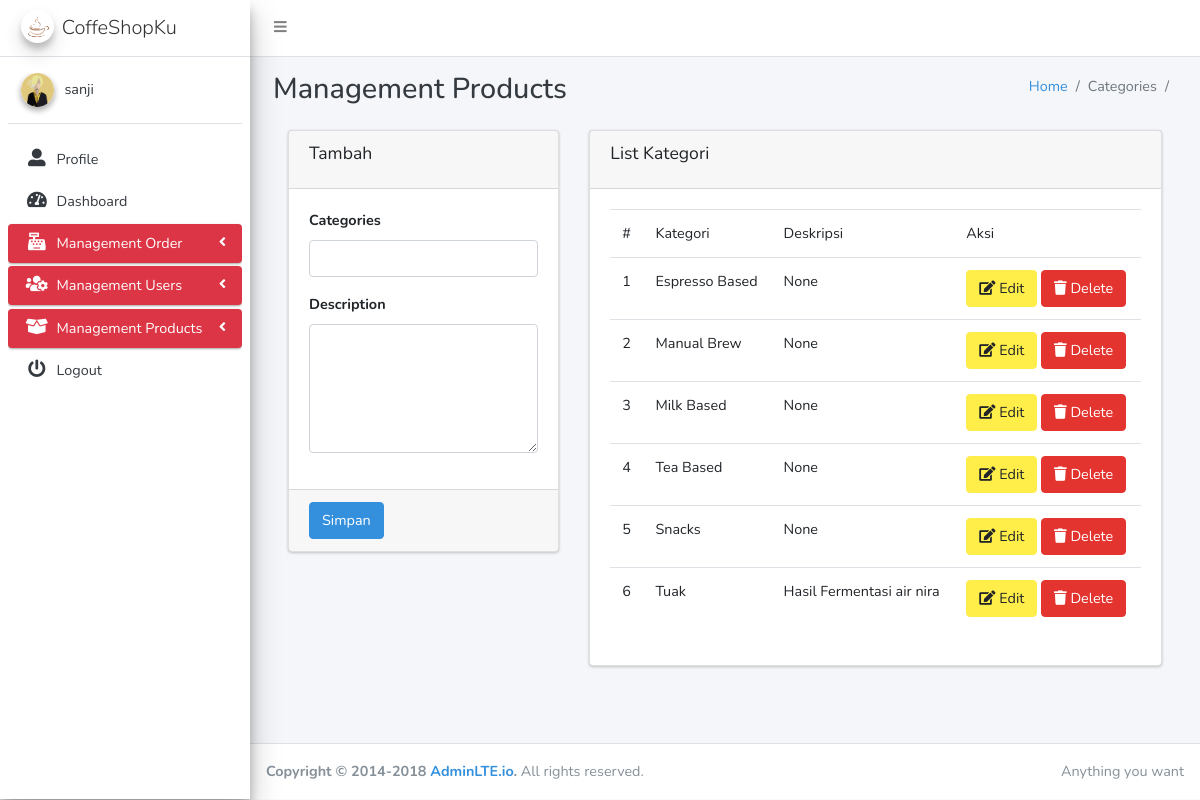
The page /products/categories/ (signed in) on the database its author committed.
### accounts/models.py (models this page shows, shortened)
class User(AbstractBaseUser, PermissionsMixin):
    email = models.EmailField(_('email'), unique=True)
    username = models.CharField(_('username'), max_length=45, unique=True)
    first_name = models.CharField(_('first name'), max_length=30, blank=True)
    last_name = models.CharField(_('last name'), max_length=30, blank=True)
    date_joined = models.DateTimeField(_('date joined'), auto_now_add=True)
    is_active = models.BooleanField(_('active'), default=True)
    avatar = models.ImageField(upload_to=path_and_rename, null=True, blank=True)
    objects = UserManager()
    EMAIL_FIELD    = 'email'
    USERNAME_FIELD = 'username'
    REQUIRED_FIELDS = []
    class Meta:
        verbose_name = _('user')
        verbose_name_plural = _('users')
    def __str__(self):
        return self.username

### products/models.py (models this page shows, shortened)
class Category(models.Model):
    class Meta:
        db_table = 'categories'
    id          = models.AutoField(primary_key=True,max_length=11)
    name        = models.CharField(max_length=80,unique=True)
    description = models.CharField(max_length=191, blank=True, null=True)
    created_at  = models.DateTimeField(auto_now_add=True)
    updated_at  = models.DateTimeField(auto_now=True)

### products/views.py (the view, shortened to what this page needs)
# urls.py: path('categories/',login_required(CategoriesViews.as_view(template_name='products/categories/index.html')),name="list_categories"),
class CategoriesViews(PermissionRequiredMixin,SuccessMessageMixin, FormView):
    permission_required = ('products.add_category', 'products.view_category','products.change_category')
    success_url         = 'list_categories'
    form_class          = CategoryForm
    model               = Category
    success_message     = "Categories %(name)s  was created successfully"
    def get_context_data(self, **kwargs):
        kwargs['data_categories']   = Category.objects.all()
        kwargs['heading_title']      = "Management Products"
        kwargs['breadcrumb']        = {'content':'Categories','class':'active'}
        context = super().get_context_data(**kwargs)
        return context

### products/forms.py (shortened to what this page needs)
class CategoryForm(forms.ModelForm):
    class Meta:
        model   = Category
        fields  =  '__all__'
    name = forms.CharField(required=True,help_text="Required. name for categories")

### accounts/auth.py (called while the page is built)
    def get_user(self, user_id):
        UserModel = get_user_model()
        try:
            return UserModel._default_manager.get(pk=user_id)
        except UserModel.DoesNotExist:
            return None

### products/templates/products/categories/index.html (shortened to what this page needs)
{% extends "layouts/base.html" %}
{% block content %}
<section class="content">
    <div class="container-fluid">
        <div class="row">
            <div class="col-md-4">
                <div class="card">
                    <div class="card-header with-border">
                        <h3 class="card-title">Tambah</h3>
                    </div>
                    <div class="card-body">
                        <form role="form" method="POST">
                            <div class="form-group">
                                <label for="name">Categories</label>
                                <input type="text" name="name" class="form-control " id="name" required>
                            </div>
                            <div class="form-group">
                                <label for="description">Description</label>
                                <textarea name="description" id="description" cols="5" rows="5"
                                    class="form-control "></textarea>
                            </div>
                    </div>
                    <div class="card-footer">
                        <button class="btn btn-primary">Simpan</button>
                    </div>
                </div>
            </div>
            <div class="col-md-8">
                <div class="card">
                    <div class="card-header with-border">
                        <h3 class="card-title">List Kategori</h3>
                    </div>
                    <div class="card-body">
                        <div class="table-responsive">
                            <table id="myTable" class="table table-hover">
                                <thead>
                                    <tr>
                                        <td>#</td>
                                        <td>Kategori</td>
                                        <td>Deskripsi</td>
                                        <td>Aksi</td>
                                    </tr>
                                </thead>
                                <tbody>
                                    {% for row in data_categories%}
                                    <tr>
                                        <td>{{row.id}}</td>
                                        <td>{{row.name}}</td>
                                        <td>{{row.description}}</td>
                                        <td>
                                            <a href="#myModal{{row.id}}" data-toggle="modal" title="Edit" class="btn btn-warning"
                                                id='{{row.id}}'><i class="fa fa-edit"></i> Edit</a>
                                            <a href="javascript:void(0)" class="btn btn-danger" onclick="remove('{{row.id}}')"
                                            id='{{row.id}}'><i class="fa fa-trash"></i> Delete</a>
                                        </td>
                                    </tr>
                                    {% endfor %}
                                </tbody>
                            </table>
                        </div>
                    </div>
                </div>
            </div>
        </div>
    </div>
</section>
{% endblock content %}

### templates/layouts/base.html (shortened to what this page needs)
{% load static %}
{% load active_link_tags %}
<!DOCTYPE html>
<html lang="en">
<head>
    <link rel="stylesheet" href="{% static "sass/app.css" %}">
</head>
<body class="hold-transition sidebar-mini">
    <div class="wrapper" id="app">
        <nav class="main-header navbar navbar-expand bg-white navbar-light border-bottom">
            <ul class="navbar-nav">
                <li class="nav-item">
                    <a class="nav-link" data-widget="pushmenu" href="#"><i class="fa fa-bars"></i></a>
                </li>
            </ul>
        </nav>
        <aside class="main-sidebar sidebar-light-danger elevation-4">
            <a href="index3.html" class="brand-link">
                <img src="{% static "img/logo.png" %}" alt="CoffeShopKu" class="brand-image img-circle elevation-3"
                    style="opacity: .8">
                <span class="brand-text font-weight-light">CoffeShopKu</span>
            </a>
            <div class="sidebar">
                <div class="user-panel mt-3 pb-3 mb-3 d-flex">
                    <div class="image">
                        <img src="{% get_media_prefix %}{{request.user.avatar}}" class="img-circle elevation-2"
                            alt="User Image">
                    </div>
                    <div class="info">
                        <a href="#" class="d-block">{{ request.user }}</a>
                    </div>
                </div>
                <nav class="mt-2">
                    <ul class="nav nav-pills nav-sidebar flex-column" data-widget="treeview" role="menu"
                        data-accordion="false">
                        <li class="nav-item">
                            <a href="{% url 'profile_url' request.user.id %}"
                                class="{% active_link 'profile_url' 'active-link' pk=request.path|last %} nav-link">
                                <i class="nav-icon fas fa-user-alt"></i>
                                <p>
                                    Profile
                                </p>
                            </a>
                        </li>
                        <li class="nav-item">
                            <a href="{% url 'dashboard' %}"
                                class="{% active_link 'dashboard' 'active-link' %} nav-link">
                                <i class="nav-icon fas fa-tachometer-alt"></i>
                                <p>
                                    Dashboard
                                </p>
                            </a>
                        </li>
                        <li
                            class="nav-item has-treeview {% active_link 'order_list_products' 'menu-open' strict=True %}">
                            <a href="#" class="nav-link active">
                                <i class="nav-icon fas fa-cash-register"></i>
                                <p>
                                    Management Order
                                    <i class="right fas fa-angle-left"></i>
                                </p>
                            </a>
                        </li>
                        {% if perms.accounts.view_user %}
                        <li class="nav-item has-treeview {% active_link 'permissions_groups' 'menu-open' %}{% active_link 'groups_list' 'menu-open' %}{% active_link 'users_list || add_user'  'menu-open' %}{% active_link 'update_user' 'menu-open' pk=request.path|last %}">
                            <a href="#" class="nav-link active">
                                <i class="nav-icon fas fa-users-cog"></i>
                                <p>
                                    Management Users
                                    <i class="right fas fa-angle-left"></i>
                                </p>
                            </a>
                        </li>
                        {% endif %}
                        {% if perms.products.view_products %}
                        <li class="nav-item has-treeview {% active_link 'list_categories' 'menu-open' strict=True %}{% active_link 'list_products' 'menu-open' strict=True  %} ">
                            <a href="#" class="nav-link active">
                                <i class="nav-icon fas fa-box-open"></i>
                                <p>
                                    Management Products
                                    <i class="right fas fa-angle-left"></i>
                                </p>
                            </a>
                        </li>
                        {% endif %}
                        <li class="nav-item">
                            <a href="{% url 'logout_url' %}" class="nav-link">
                                <i class="nav-icon fas fa-power-off"></i>
                                <p>
                                    Logout
                                </p>
                            </a>
                        </li>
                    </ul>
                </nav>
            </div>
        </aside>
        <div class="content-wrapper">
            <div class="content-header">
                <div class="container-fluid">
                    <div class="row mb-2">
                        <div class="col-sm-6">
                            <h1 class="m-0 text-dark">{{heading_title}}</h1>
                        </div>
                        <div class="col-sm-6">
                            <ol class="breadcrumb float-sm-right">
                                <li class="breadcrumb-item"><a href="#">Home</a></li>
                                <li class="breadcrumb-item {{breadcrumb.class}}">{% if breadcrumb2  %}<a
                                        href="{% url breadcrumb.url %}">{{breadcrumb.content}}</a></li>
                                {% else %}{{breadcrumb.content}}</li>{% endif %}
                                <li class="breadcrumb-item {{breadcrumb2.class}}">{{breadcrumb2.content}}</li>
                            </ol>
                        </div>
                    </div>
                </div>
            </div>
            <div class="content">
                <div class="container-fluid">
                    {% block content %}
                    {% endblock content %}
                </div>
            </div>
        </div>
        <footer class="main-footer">
            <div class="float-right d-none d-sm-inline">
                Anything you want
            </div>
            <strong>Copyright &copy; 2014-2018 <a href="https://adminlte.io">AdminLTE.io</a>.</strong> All rights
            reserved.
        </footer>
    </div>
</body>
</html>

### rows shown on the page
User: user.avatar (picture), user "sanji"
Category: id "1", name "Espresso Based", description "None"
Category: id "2", name "Manual Brew", description "None"
Category: id "3", name "Milk Based", description "None"
Category: id "4", name "Tea Based", description "None"
Category: id "5", name "Snacks", description "None"
Category: id "6", name "Tuak", description "Hasil Fermentasi air nira"

### other values the page prints
{{ heading_title }} "Management Products"
{{ breadcrumb.content }} "Categories"
